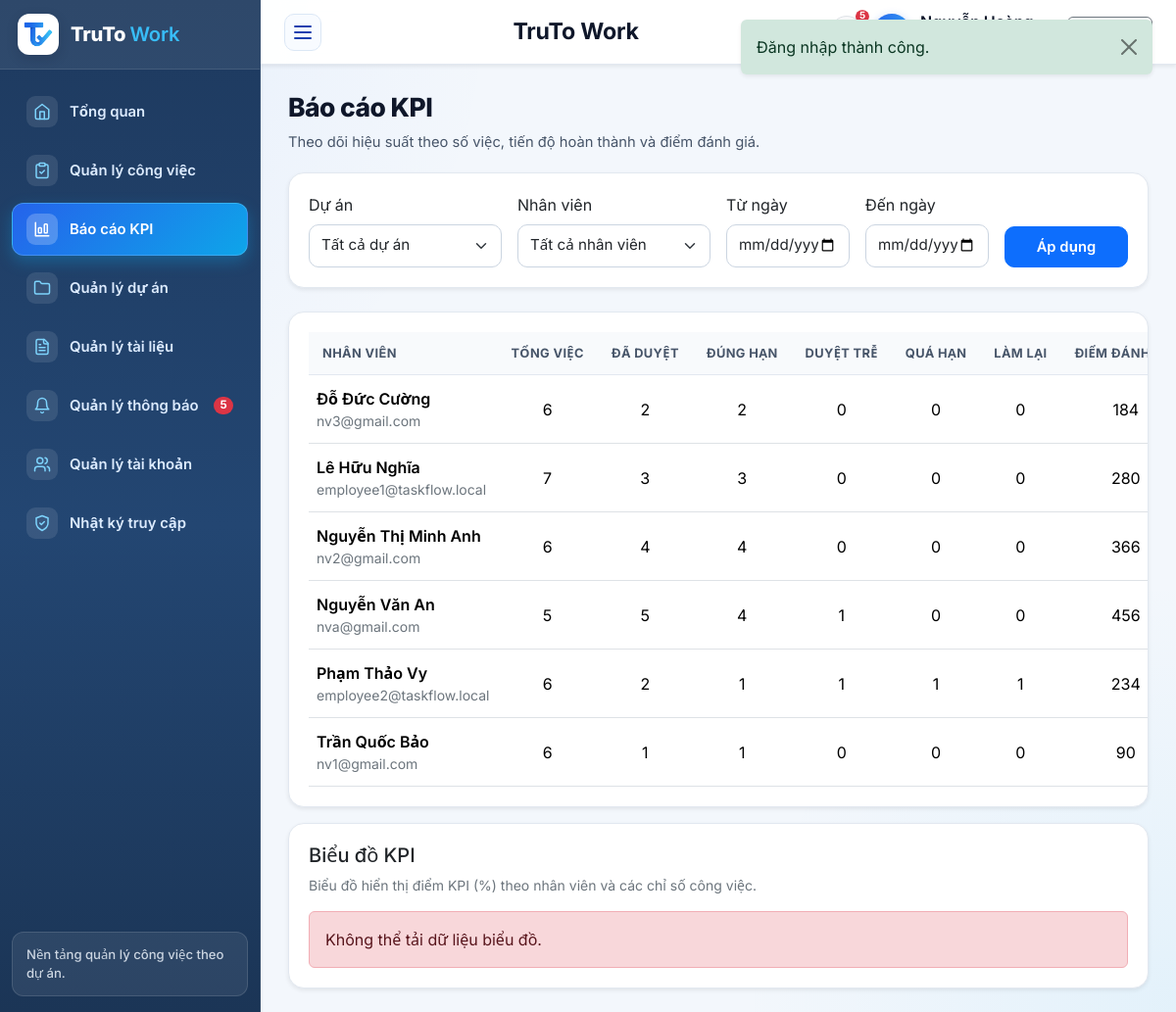
/index.php?route=kpi/index (signed in), run on the app's committed database.
### tables this page shows
CREATE TABLE `tai_khoan` (
  `id` int(11) NOT NULL AUTO_INCREMENT,
  `name` varchar(150) NOT NULL,
  `email` varchar(150) NOT NULL,
  `password` varchar(255) NOT NULL,
  `public_key_jwk` longtext DEFAULT NULL,
  `role` enum('admin','manager','employee') NOT NULL DEFAULT 'employee',
  `department` varchar(100) DEFAULT NULL,
  `status` enum('active','inactive') NOT NULL DEFAULT 'active',
  `created_at` datetime NOT NULL,
  PRIMARY KEY (`id`),
  UNIQUE KEY `email` (`email`)
);

CREATE TABLE `cong_viec` (
  `id` int(11) NOT NULL AUTO_INCREMENT,
  `project_id` int(11) NOT NULL,
  `title` varchar(200) NOT NULL,
  `description` text DEFAULT NULL,
  `priority` enum('low','medium','high') NOT NULL DEFAULT 'medium',
  `status` enum('new','assigned','in_progress','blocked','submitted','approved','redo') NOT NULL DEFAULT 'new',
  `deadline` datetime NOT NULL,
  `start_date` date DEFAULT NULL,
  `assignee_id` int(11) DEFAULT NULL,
  `created_by` int(11) NOT NULL,
  `expected_score` int(11) NOT NULL DEFAULT 0,
  `review_score` int(11) DEFAULT NULL,
  `review_comment` text DEFAULT NULL,
  `approved_at` datetime DEFAULT NULL,
  `created_at` datetime NOT NULL,
  `updated_at` datetime NOT NULL,
  PRIMARY KEY (`id`),
  KEY `fk_cong_viec_project` (`project_id`),
  KEY `fk_cong_viec_assignee` (`assignee_id`),
  KEY `fk_cong_viec_created_by` (`created_by`),
  CONSTRAINT `fk_cong_viec_assignee` FOREIGN KEY (`assignee_id`) REFERENCES `tai_khoan` (`id`) ON DELETE SET NULL,
  CONSTRAINT `fk_cong_viec_created_by` FOREIGN KEY (`created_by`) REFERENCES `tai_khoan` (`id`),
  CONSTRAINT `fk_cong_viec_project` FOREIGN KEY (`project_id`) REFERENCES `du_an` (`id`) ON DELETE CASCADE
);

### app/views/kpi/index.php (the view, shortened to what the rows shown need)
<div class="section-header">
    <div>
        <div class="section-title">Báo cáo KPI</div>
        <p class="section-desc">
            Theo dõi hiệu suất theo số việc, tiến độ hoàn thành và điểm đánh giá.
        </p>
    </div>
</div>
<div class="card border-0 shadow-sm mb-4">
    <div class="card-body">
        <form method="get"
              action="<?= e(route_url('kpi/index')) ?>"
              class="row g-3 align-items-end">
            <div class="col-md-3">
                <label class="form-label">Dự án</label>
                <select class="form-select" name="project_id">
                    <option value="">Tất cả dự án</option>
                </select>
            </div>
            <?php if (!empty($employees)): ?>
                <div class="col-md-3">
                    <label class="form-label">Nhân viên</label>
                    <select class="form-select" name="employee_id">
                        <option value="">Tất cả nhân viên</option>
                    </select>
                </div>
            <?php endif; ?>
            <div class="col-md-2">
                <label class="form-label">Từ ngày</label>
                <input type="date"
                       class="form-control"
                       name="from_date"
                       value="<?= e($filters['from_date'] ?? '') ?>">
            </div>
            <div class="col-md-2">
                <label class="form-label">Đến ngày</label>
                <input type="date"
                       class="form-control"
                       name="to_date"
                       value="<?= e($filters['to_date'] ?? '') ?>">
            </div>
            <div class="col-md-2">
                <button type="submit" class="btn btn-primary w-100">
                    Áp dụng
                </button>
            </div>
        </form>
    </div>
</div>
<div class="card border-0 shadow-sm">
    <div class="card-body table-responsive">
        <?php $rows = isset($rows) && is_array($rows) ? $rows : []; ?>
        <table class="table align-middle">
            <thead>
                <tr>
                    <th>Nhân viên</th>
                    <th class="text-center">Tổng việc</th>
                    <th class="text-center">Đã duyệt</th>
                    <th class="text-center">Đúng hạn</th>
                    <th class="text-center">Duyệt trễ</th>
                    <th class="text-center">Quá hạn</th>
                    <th class="text-center">Làm lại</th>
                    <th class="text-center">Điểm đánh giá</th>
                </tr>
            </thead>
            <tbody>
            <?php foreach ($rows as $row): ?>
                <tr>
                    <td>
                        <div class="fw-semibold">
                            <?= e($row['name']) ?>
                        </div>
                        <div class="small text-secondary">
                            <?= e($row['email']) ?>
                        </div>
                    </td>
                    <td class="text-center"><?= e((string) $row['total_tasks']) ?></td>
                    <td class="text-center"><?= e((string) $row['approved_tasks']) ?></td>
                    <td class="text-center"><?= e((string) $row['on_time_tasks']) ?></td>
                    <td class="text-center"><?= e((string) $row['approved_late_tasks']) ?></td>
                    <td class="text-center"><?= e((string) $row['overdue_tasks']) ?></td>
                    <td class="text-center"><?= e((string) $row['redo_tasks']) ?></td>
                    <td class="text-center"><?= e((string) $row['review_points']) ?></td>
                </tr>
            <?php endforeach; ?>
            </tbody>
        </table>
    </div>
</div>
<div class="card border-0 shadow-sm mt-3">
    <div class="card-body">
        <h5 class="card-title">Biểu đồ KPI</h5>
        <p class="card-text small text-secondary">
            Biểu đồ hiển thị điểm KPI (%) theo nhân viên và các chỉ số công việc.
        </p>
        <div id="kpiChartsContainer">
        </div>
    </div>
</div>

### app/views/layouts/main.php (shortened to what the rows shown need)
<?php
$authUser = current_user();
$currentRoute = (string) ($_GET['route'] ?? ($authUser ? 'dashboard/index' : 'home/index'));
$isPublicPage = !$authUser && str_starts_with($currentRoute, 'home/');
$isLoginPage = !$authUser && str_starts_with($currentRoute, 'auth/');
$unreadNotifCount = 0;
if ($authUser) {
    try {
        $unreadNotifCount = (new \App\Models\Notification())->unreadCount((int) $authUser['id']);
    } catch (\Throwable $e) {
        $unreadNotifCount = 0;
    }
}
?>
<!doctype html>
<html lang="vi">
<head>
    <link href="https://cdn.jsdelivr.net/npm/bootstrap@5.3.3/dist/css/bootstrap.min.css" rel="stylesheet">
    <link href="assets/css/app.css?v=20261025v6" rel="stylesheet">
</head>
<body>
<?php if ($isPublicPage): ?>
    <div class="public-site-shell">
        <header class="public-header">
            <div class="public-container public-header-inner">
                <a class="brand-public" href="<?= e(route_url('home/index')) ?>">
                    <span class="brand-public-mark">
                        <img src="assets/images/logo-icon.png" alt="TruTo Work">
                    </span>
                    <span>
                        <strong>TruTo <span class="text-primary fw-semibold">Work</span></strong>
                        <small>Quản lý công việc theo dự án</small>
                    </span>
                </a>
                <nav class="public-nav">
                    <a class="<?= $currentRoute === 'home/index' ? 'is-active' : '' ?>" href="<?= e(route_url('home/index')) ?>">Trang chủ</a>
                    <a class="<?= $currentRoute === 'home/about' ? 'is-active' : '' ?>" href="<?= e(route_url('home/about')) ?>">Giới thiệu</a>
                    <a href="<?= e(route_url('auth/login')) ?>">Đăng nhập</a>
                </nav>
            </div>
        </header>
        <main class="public-main">
            <div class="public-container">
                <?= $content ?>
            </div>
        </main>
        <footer class="public-footer">
            <div class="public-container public-footer-inner">
                <span>TruTo Work</span>
            </div>
        </footer>
    </div>
<?php else: ?>
    <div class="app-shell">
        <aside class="sidebar shadow-sm">
            <div class="sidebar-header">
                <a class="sidebar-brand text-decoration-none" href="<?= e(route_url('dashboard/index')) ?>">
                    <div class="brand-icon">
                        <img src="assets/images/logo-icon.png" alt="TruTo Work">
                    </div>
                    <div class="brand-title">TruTo <span class="brand-title-accent">Work</span></div>
                </a>
            </div>
            <nav class="sidebar-menu">
                <a class="menu-link <?= e(active_menu('dashboard/')) ?>" href="<?= e(route_url('dashboard/index')) ?>" data-short-label="TG" title="Tổng quan">
                    <span class="menu-icon" aria-hidden="true">
                        <svg xmlns="http://www.w3.org/2000/svg" width="18" height="18" viewBox="0 0 24 24" fill="none" stroke="currentColor" stroke-width="2" stroke-linecap="round" stroke-linejoin="round"><path d="m3 9 9-7 9 7v11a2 2 0 0 1-2 2H5a2 2 0 0 1-2-2z"/><polyline points="9 22 9 12 15 12 15 22"/></svg>
                    </span>
                    <span class="menu-text">Tổng quan</span>
                </a>
                <a class="menu-link <?= e(active_menu('cong_viec/')) ?>" href="<?= e(route_url('cong_viec/index')) ?>" data-short-label="CV" title="Quản lý công việc">
                    <span class="menu-icon" aria-hidden="true">
                    </span>
                    <span class="menu-text">Quản lý công việc</span>
                </a>
                <a class="menu-link <?= e(active_menu('kpi/')) ?>" href="<?= e(route_url('kpi/index')) ?>" data-short-label="KPI" title="Báo cáo KPI">
                    <span class="menu-icon" aria-hidden="true">
                        <svg xmlns="http://www.w3.org/2000/svg" width="18" height="18" viewBox="0 0 24 24" fill="none" stroke="currentColor" stroke-width="2" stroke-linecap="round" stroke-linejoin="round"><path d="M3 3v18h18"/><rect width="4" height="7" x="7" y="10" rx="1"/><rect width="4" height="12" x="15" y="5" rx="1"/></svg>
                    </span>
                    <span class="menu-text">Báo cáo KPI</span>
                </a>
                <a class="menu-link <?= e(active_menu('du_an/')) ?>" href="<?= e(route_url('du_an/index')) ?>" data-short-label="DA" title="Quản lý dự án">
                    <span class="menu-icon" aria-hidden="true">
                        <svg xmlns="http://www.w3.org/2000/svg" width="18" height="18" viewBox="0 0 24 24" fill="none" stroke="currentColor" stroke-width="2" stroke-linecap="round" stroke-linejoin="round"><path d="M20 20a2 2 0 0 0 2-2V8a2 2 0 0 0-2-2h-7.9a2 2 0 0 1-1.69-.9L9.6 3.9A2 2 0 0 0 7.93 3H4a2 2 0 0 0-2 2v13a2 2 0 0 0 2 2Z"/></svg>
                    </span>
                    <span class="menu-text">Quản lý dự án</span>
                </a>
                <?php if (in_array($authUser['role'], ['manager', 'admin'], true)): ?>
                    <a class="menu-link <?= e(active_menu('files/') ?: active_menu('tai_lieu/')) ?>" href="<?= e(route_url('files/index')) ?>" data-short-label="TL" title="Quản lý tài liệu">
                        <span class="menu-icon" aria-hidden="true">
                        </span>
                        <span class="menu-text">Quản lý tài liệu</span>
                    </a>
                <?php endif; ?>
                <?php $notifMenuTitle = in_array($authUser['role'], ['manager', 'admin'], true) ? 'Quản lý thông báo' : 'Xem thông báo'; ?>
                <a class="menu-link <?= e(active_menu('thong_bao/')) ?>"
                   href="<?= e(route_url('thong_bao/index')) ?>"
                   data-short-label="TB"
                   title="<?= e($notifMenuTitle) ?>">
                    <span class="menu-icon" aria-hidden="true">
                        <svg xmlns="http://www.w3.org/2000/svg" width="18" height="18" viewBox="0 0 24 24" fill="none" stroke="currentColor" stroke-width="2" stroke-linecap="round" stroke-linejoin="round"><path d="M6 8a6 6 0 0 1 12 0c0 7 3 9 3 9H3s3-2 3-9"/><path d="M10.3 21a1.94 1.94 0 0 0 3.4 0"/></svg>
                    </span>
                    <span class="menu-text flex-grow-1"><?= e($notifMenuTitle) ?></span>
                    <?php if ($unreadNotifCount > 0): ?>
                        <span class="badge rounded-pill text-bg-danger menu-badge"><?= e((string) $unreadNotifCount) ?></span>
                    <?php endif; ?>
                </a>
                <?php if ($authUser['role'] === 'admin'): ?>
                    <a class="menu-link <?= e(active_menu('tai_khoan/')) ?>" href="<?= e(route_url('tai_khoan/index')) ?>" data-short-label="TK" title="Quản lý tài khoản">
                        <span class="menu-icon" aria-hidden="true">
                        </span>
                        <span class="menu-text">Quản lý tài khoản</span>
                    </a>
                    <a class="menu-link <?= e(active_menu('nhat_ky/')) ?>" href="<?= e(route_url('nhat_ky/index')) ?>" data-short-label="NK" title="Nhật ký truy cập">
                        <span class="menu-icon" aria-hidden="true">
                            <svg xmlns="http://www.w3.org/2000/svg" width="18" height="18" viewBox="0 0 24 24" fill="none" stroke="currentColor" stroke-width="2" stroke-linecap="round" stroke-linejoin="round"><path d="M12 22s8-4 8-10V5l-8-3-8 3v7c0 6 8 10 8 10"/><path d="m9 12 2 2 4-4"/></svg>
                        </span>
                        <span class="menu-text">Nhật ký truy cập</span>
                    </a>
                <?php endif; ?>
            </nav>
            <div class="sidebar-footer">
                <div class="sidebar-footer-text">Nền tảng quản lý công việc theo dự án.</div>
            </div>
        </aside>
        <div class="main-shell">
            <header class="topbar shadow-sm">
                <button class="sidebar-toggle" type="button" aria-label="Thu gọn hoặc mở menu" aria-expanded="true" data-sidebar-toggle>
                    <span></span><span></span><span></span>
                </button>
                <div class="page-info">
                    <div class="page-label">TruTo Work</div>
                </div>
                <div class="topbar-user">
                    <a class="btn btn-light border position-relative p-0 d-inline-flex align-items-center justify-content-center rounded-circle"
                       style="width: 34px; height: 34px; min-height: 34px;"
                       href="<?= e(route_url('thong_bao/index', ['tab' => 'inbox'])) ?>"
                       title="Thông báo của bạn"
                       aria-label="Thông báo của bạn">
                        <?php if ($unreadNotifCount > 0): ?>
                            <span class="position-absolute top-0 start-100 translate-middle badge rounded-pill text-bg-danger"
                                  style="font-size: 0.62rem; padding: 0.18em 0.4em;">
                                <?= e($unreadNotifCount > 99 ? '99+' : (string) $unreadNotifCount) ?>
                            </span>
                        <?php endif; ?>
                    </a>
                    <div class="avatar-badge"><?= e(strtoupper(substr($authUser['name'], 0, 1))) ?></div>
                    <div class="d-none d-sm-block">
                        <div class="fw-semibold text-truncate" style="max-width: 140px;"><?= e($authUser['name']) ?></div>
                        <div class="small text-secondary"><?= e(role_label($authUser['role'])) ?></div>
                    </div>
                    <a class="btn btn-outline-secondary btn-sm" href="<?= e(route_url('auth/logout')) ?>" title="Đăng xuất">
                        <span class="d-none d-md-inline">Đăng xuất</span>
                    </a>
                </div>
            </header>
            <main class="content-shell">
                <?= $content ?>
            </main>
        </div>
    </div>
<?php endif; ?>
</body>
</html>

### data on the page
tai_khoan: role "Quản lý thông báo"
cong_viec: assignee.name "Đỗ Đức Cường", assignee.email "nv3@gmail.com", id "6", approved_tasks "2", on_time_tasks "2", approved_late_tasks "0", overdue_tasks "0", redo_tasks "0", review_points "184"
cong_viec: assignee.name "Phạm Thảo Vy", assignee.email "employee2@taskflow.local", total_tasks "6", approved_tasks "2", id "1", review_points "234"
cong_viec: tai_khoan.name "Trần Quốc Bảo", tai_khoan.email "nv1@gmail.com", total_tasks "6", approved_tasks "1", on_time_tasks "1", approved_late_tasks "0", overdue_tasks "0", redo_tasks "0", review_score "90"

### other printed values
$flash['message'] "Đăng nhập thành công."
$unreadNotifCount "5"
$unreadNotifCount > 99 ? '99+' : (string) $unreadNotifCount "5"
$row['name'] "Lê Hữu Nghĩa"
$row['email'] "employee1@taskflow.local"
$row['total_tasks'] "7"
$row['approved_tasks'] "3"
$row['on_time_tasks'] "3"
$row['approved_late_tasks'] "0"
$row['overdue_tasks'] "0"
$row['redo_tasks'] "0"
$row['review_points'] "280"
$row['name'] "Nguyễn Thị Minh Anh"
$row['email'] "nv2@gmail.com"
$row['total_tasks'] "6"
